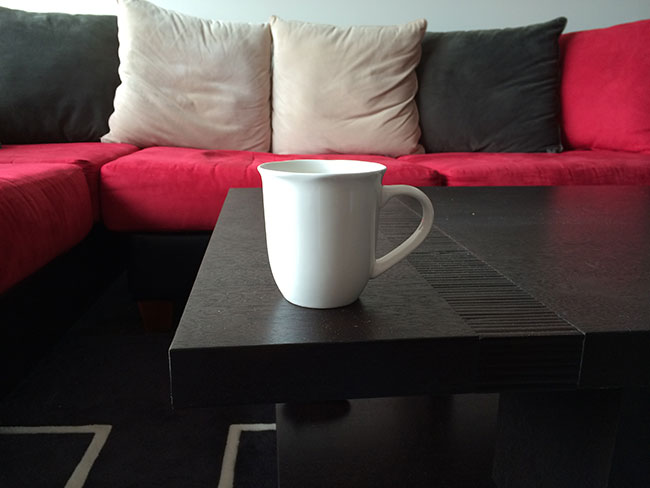
#> input picture 04-object-detection/01-template-matching/data/source_01.jpg, 650 x 488 px
$ python 05-binary-feature-matching.py --first ../../04-object-detection/01-template-matching/data/source_01.jpg --second ../../04-object-detection/01-template-matching/data/source_02.jpg
#> lines starting #> are read from the running program, lines starting #| are printed output that depends on the picture
## Set up session:
import argparse

from abc import ABCMeta, abstractmethod

import numpy as np
import cv2

## Detectors:
class BaseDetector:
    """ Abstract base keypoint detector
    """
    __metaclass__ = ABCMeta

    @abstractmethod
    def __init__(self):
        self.detector = None

    def detect(self, image):
        return self.detector.detect(image)

class FASTDetector(BaseDetector):
    """ Fast keypoint detector
        0. Detect only at one single scale
        1. Use number of continuous bits to filter corners
    """
    def __init__(self):
        self.detector = cv2.FastFeatureDetector_create()

class BRISKDetector(BaseDetector):
    """ Brisk keypoint detector
        0. Detect across multiple scale spaces
        1. Use number of continuous bits to filter corners
    """
    def __init__(self):
        self.detector = cv2.BRISK_create()

class ORBDetector(BaseDetector):
    """ ORB keypoint detector
        0. Detect across multiple scale spaces
        1. Use number of continuous bits to filter corners
        2. Rank detected corners using Harris score and only keep top K
    """
    def __init__(self):
        self.detector = cv2.ORB_create()

## Extractors:
class BaseExtractor:
    """ Abstract base keypoint extractor
    """
    __metaclass__ = ABCMeta

    @abstractmethod
    def __init__(self):
        self.extractor = None

    def compute(self, image, key_points):
        return self.extractor.compute(image, key_points)

class BRIEFExtractor(BaseExtractor):
    """ BRIEF keypoint descriptor
        1. Generate binary tests using 2-d multivariate Gaussian sampling
        2. No orientation compensation
    """
    def __init__(self):
        self.extractor = cv2.xfeatures2d.BriefDescriptorExtractor_create()

class ORBExtractor(BaseExtractor):
    """ ORB keypoint descriptor
        1. Greedy high-variance & low correlation binary tests generation through learning
        2. Orientation compensation using intensity centroid
    """
    def __init__(self):
        self.extractor = cv2.ORB_create()

class BRISKExtractor(BaseExtractor):
    """ BRISK keypoint descriptor
        1. Hand-crafted binary tests from short pairs
        2. Orientation compensation from long pairs
    """
    def __init__(self):
        self.extractor = cv2.BRISK_create()

class FREAKExtractor(BaseExtractor):
    """ FREAK keypoint descriptor
        1. Hand-crafted binary tests based on human retina sensing pattern
        2. Orientation compensation from hand-crafted gradient sampling pattern
    """
    def __init__(self):
        self.extractor = cv2.xfeatures2d.FREAK_create()

## Matchers:
class BaseMatcher:
    """ Abstract base matcher for keypoint matcher
    """
    __metaclass__ = ABCMeta

    @abstractmethod
    def __init__(self):
        self.matcher = None

    # [11 lines left out: function match, not called in this run]

    def knnMatch(self, features_query, features_train, ratio = 0.75):
        # Get raw matches:
        raw_matches = self.matcher.knnMatch(
            features_query,
            features_train,
            k = 2
        )

        # Filter false-positives using ratio test:
        good_matches = [best for best, second_best in raw_matches if best.distance < ratio * second_best.distance]

        return good_matches

class BruteForceMatcher(BaseMatcher):
    """ Brute force feature matcher:
    """
    def __init__(self):
        self.matcher = cv2.BFMatcher(cv2.NORM_HAMMING, crossCheck=True)

class FLANNMatcher(BaseMatcher):
    """ Fast matcher based on KD-tree
    """
    FLANN_INDEX_LSH = 6

    # [11 lines left out: function __init__, not called in this run]

def create_detector(name):
    """ Create keypoint detector:
    """
    if "FAST" == name:
        return FASTDetector()
    elif "BRISK" == name:
        return BRISKDetector()
    elif "ORB" == name:
        return ORBDetector()
    else:
        return None

def create_extractor(name):
    """ Create keypoint extractor
    """
    if "BRIEF" == name:
        return BRIEFExtractor()
    elif "ORB" == name:
        return ORBExtractor()
    elif "BRISK" == name:
        return BRISKExtractor()
    elif "FREAK" == name:
        return FREAKExtractor()
    else:
        return None

def create_matcher(name):
    """ Create keypoint matcher
    """
    if "BruteForce" == name:
        return BruteForceMatcher()
    elif "FLANN" == name:
        return FLANNMatcher()
    else:
        return None

# [29 lines left out: function visualize_matches, not called in this run]

if __name__ == '__main__':
    # Parse command-line arguments:
    parser = argparse.ArgumentParser()
    parser.add_argument(
        "-f", "--first",
        type=str,
        required=True,
        help="Path to first object image."
    )
    parser.add_argument(
        "-s", "--second",
        type=str,
        required=True,
        help="Path to second object image."
    )
    parser.add_argument(
        "-d", "--detector",
        type=str,
        default="ORB", choices=("FAST", "BRISK", "ORB"),
        help="Feature detector to use."
    )
    parser.add_argument(
        "-e", "--extractor",
        type=str,
        default="FREAK", choices=("BRIEF", "ORB", "BRISK", "FREAK"),
        help="Feature extractor to use."
    )
    parser.add_argument(
        "-m", "--matcher",
        type=str,
        default="BruteForce", choices=("BruteForce", "FLANN"),
        help="Feature matcher to use."
    )
    parser.add_argument(
        "-k", "--top-k",
        type=int,
        default=100,
        help="Number of keypoints"
    )
    parser.add_argument('--visualize-all', dest='one_by_one', action='store_false')
    parser.add_argument('--visualize-one-by-one', dest='one_by_one', action='store_true')
    parser.set_defaults(one_by_one=False)
    args = vars(parser.parse_args())

    # Read input images:
    image_X = cv2.imread(args["first"])
#> image_X is the input picture: shape (488, 650, 3); mean B, G, R 64.3, 63.3, 82.3
    image_X_grayscale = cv2.cvtColor(image_X, cv2.COLOR_BGR2GRAY)
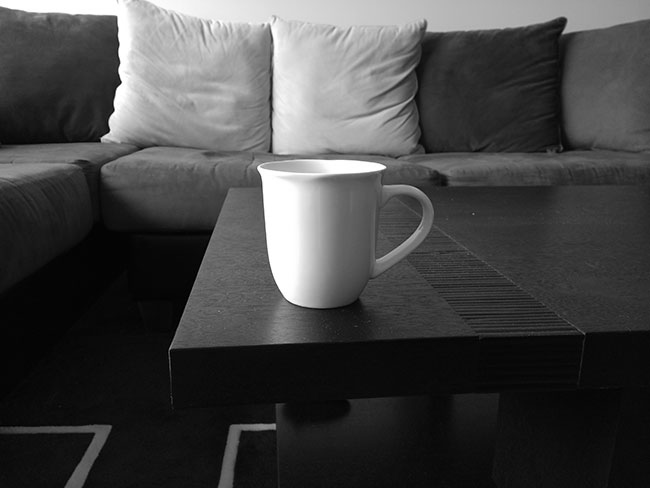
#> image_X_grayscale: shape (488, 650); min 0, max 255, mean 69.1
    image_Y = cv2.imread(args["second"])
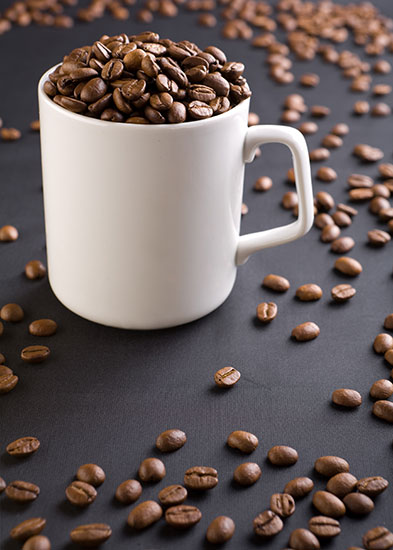
#> input picture 04-object-detection/01-template-matching/data/source_02.jpg, 393 x 550 px
#> image_Y is the input picture: shape (550, 393, 3); mean B, G, R 94.4, 96.1, 108.3
    image_Y_grayscale = cv2.cvtColor(image_Y, cv2.COLOR_BGR2GRAY)
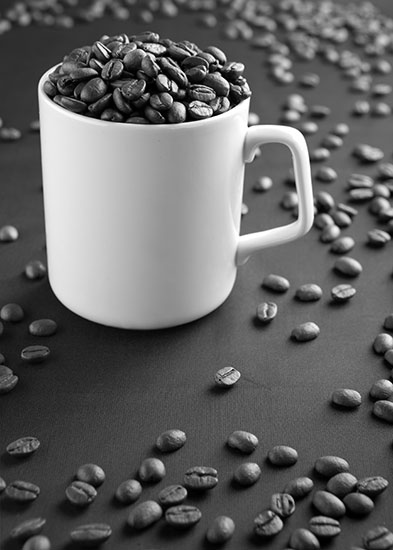
#> image_Y_grayscale: shape (550, 393); min 0, max 255, mean 99.5

    # Detect and describe:
    detector = create_detector(args["detector"])
    extractor = create_extractor(args["extractor"])
    keypoints_X = detector.detect(image_X_grayscale)
#> keypoints_X = 500 keypoints; strongest (x, y, size): (120, 83, 31), (109, 130, 31), (120, 82, 44.6), (108, 131, 37.2)
    _, features_X = extractor.compute(image_X_grayscale, keypoints_X)
    keypoints_Y = detector.detect(image_Y_grayscale)
#> keypoints_Y = 500 keypoints; strongest (x, y, size): (217, 60, 31), (220, 64, 31), (137, 47, 31), (214, 114, 37.2)
    _, features_Y = extractor.compute(image_Y_grayscale, keypoints_Y)

    # Match:
    matcher = create_matcher(args["matcher"])
    matches = matcher.knnMatch(features_X, features_Y)
#> (the run stopped early here; a loop or call above may not have finished)
